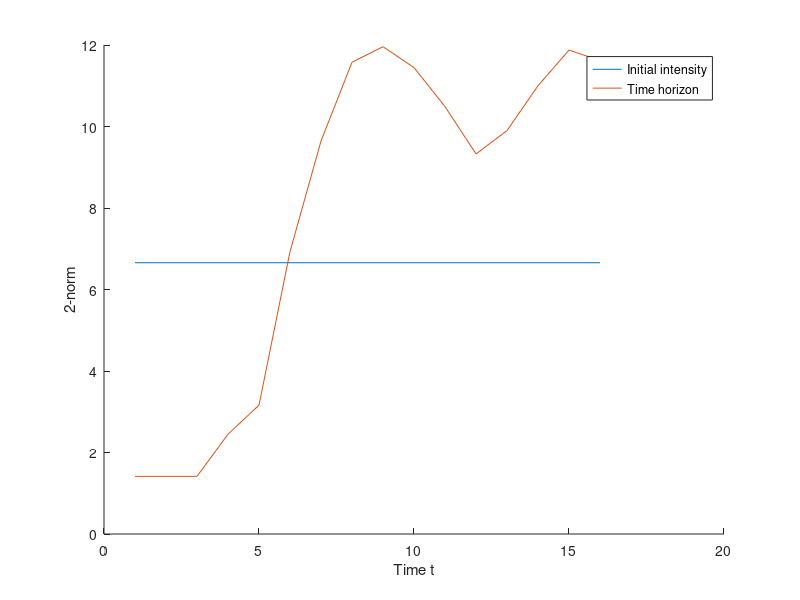

Source code (MATLAB): (Note: this script raises an error after producing the figure.)
% Main function.
function CVX_regression_circular
    % Set the random seed.
    rng('default');
    % Memory depth.
    d = 3;
    % The length of the time horizon is d*periods+1.
    periods = 4;
    % Dimensions of 2-D space at any time instance.
    row = 7;
    col = row;
    % Norm for regularization (1-lasso, 2-ridge).
    reg = 1;
    % Lists for plotting
    error_log_l1 = [];
    error_lin_l1 = [];
    zer_log = [];
    zer_lin = [];
    theta_norm_log = [];
    theta_norm_lin = [];
    all_lambda = [];
    
    % Determine density.
    density = 0.05;
    % Generating Bernouilli time series of N time instances and L locations.
    [time_horizon, N, L, true_theta, true_b] = generate_series(row, col, d, periods, density);
        
    % Trying multiple lasso hyper-parameter values.
    for lambda = 0:0.000000025:0.000000075
        % LGR+LASSO : Logistic regression with lasso.
        [theta, b] = logistic(time_horizon, N, L, d, 1, lambda);
        % Generate a prediction and compare with groud truth.
        [err_log_l1, z_log, b_n_log] = predict(time_horizon((N-d)+1:N,:), time_horizon(N+1,:), L, d, true_theta, theta, b, row, col, @sigmoid, false);
        zer_log = [zer_log z_log];
        error_log_l1 = [error_log_l1 err_log_l1];
        theta_norm_log = [theta_norm_log b_n_log];
        
        % LNR+LASSO : Linear regression with lasso.
        [theta, b] = linear(time_horizon, N, L, d, 1, lambda);
        % Generate a prediction and compare with groud truth.
        [err_lin_l1, z_lin, b_n_lin] = predict(time_horizon((N-d)+1:N,:), time_horizon(N+1,:), L, d, true_theta, theta, b, row, col, @identity, false);
        zer_lin = [zer_lin z_lin];
        error_lin_l1 = [error_lin_l1 err_lin_l1];
        theta_norm_lin = [theta_norm_lin b_n_lin];
        
        all_lambda = [all_lambda lambda];
    end
    
    % Plotting.
    figure(2);
    hold on;
    plot(all_lambda, zer_log);
    plot(all_lambda, zer_lin);
    xlabel('Reguralization hyper-parameter \lambda');
    ylabel('Null values in \theta');
    legend('Log-regression + L1','Linear-regression + L1');
    saveas(gcf, 'null_values', 'png');
    hold off;
    figure(3);
    hold on;
    plot(all_lambda, error_log_l1);
    plot(all_lambda, error_lin_l1);
    xlabel('Reguralization hyper-parameter \lambda');
    ylabel('Prediction error at t+1');
    legend('Log-regression + L1','Linear-regression + L1');
    saveas(gcf, 'error', 'png');
    hold off;
    figure(4);
    hold on;
    plot(all_lambda, theta_norm_log);
    plot(all_lambda, theta_norm_lin);
    xlabel('Reguralization hyper-parameter \lambda');
    ylabel('2-norm of \theta - \theta^*');
    legend('Log-regression + L1','Linear-regression + L1');
    saveas(gcf, 'distance', 'png');
    hold off;
end

% Maximum likelihood estimation.
function [theta, init_intens] = logistic(time_horizon, N, L, d, reg, lambda)
        cvx_begin
            variable theta(d*L);
            variable init_intens(L);
            obj = 0;
            for s = d:N
                X = time_horizon((s-d+1):s,:);
                X = reshape(X.',1,[]);
                % For each location in the 2-D grid.
                for l = 1:L
                    y = time_horizon(s+1,l);
                    b = init_intens(l);
                    % Log-likelihood with L1 penalty.
                    obj = obj + (y*(dot(X,theta)+b) - log(1+exp(dot(X,theta)+b))) - lambda * norm(theta,reg);
                end
            end
            maximize(obj);
        cvx_end
        % Transform small values of theta to 0s.
        theta(theta>-0.0001 & theta<0.0001) = 0;
end

% Least-squares estimation.
function [theta, init_intens] = linear(time_horizon, N, L, d, reg, lambda)
        cvx_begin
            variable theta(d*L);
            variable init_intens(L);
            obj = 0;
            for s = d:N
                X = time_horizon((s-d+1):s,:);
                X = reshape(X.',1,[]);
                % For each location in the 2-D grid.
                for l = 1:L
                    y = time_horizon(s+1,l);
                    b = init_intens(l);
                    % Distance.
                    obj = obj + norm(y-(dot(X,theta)+b))/2 + lambda * norm(theta,reg);
                end
            end
            minimize(obj);
        cvx_end
        % Transform small values of theta to 0s.
        theta(theta>-0.0001 & theta<0.0001) = 0;
end

% Prediction for time series of 2-D Bernouilli events.
function [err, zer, dist] = predict(X, y, L, d, true_theta, theta, b, rows, columns, activation, heatmap)
    if ~exist('heatmap','var')
        heatmap = false; end
    X = reshape(X.',1,[]);
    y = reshape(y.',1,[]);
    prediction = normrnd(0,1,1,L);
    obj = 0;
    norm1 = 0;
    zer = 0;
    for l = 1:L
        prediction(l) = activation(b(l) + dot(X, theta));
        obj = obj + (y(l)*(dot(X,theta)+b(l)) - log(1+exp(dot(X,theta)+(l))));
    end
    zer = zer + sum(theta==0);
    % Error of the prediction.
    err = immse(y,prediction);
    % 2-norm of the difference btween estimated theta and true theta.
    dist = norm((true_theta-theta),2);
    % Null values in the estimated theta.
    zer = zer/(d*L*L);
    fprintf('%s %d %s %d %s %d %s %d %s %d\n', 'Prediction error:', err, 'distance between estimation and true parameters:', dist, 'zero values:', zer, 'likelihood:', obj, 'l1 norm:', norm1);
    fprintf('%s\n', 'First values of estimated theta:');
    disp(theta(1:3));
    fprintf('%s\n', 'First values of true theta:');
    disp(true_theta(1:3));
    % Plot the ground truth and prediction heatmaps.
    if heatmap == true
        y = reshape(y,rows,columns);
        colormap('hot');
        imagesc(y);
        colorbar;
        fig1 = gcf;
        saveas(fig1,'ground_truth','png');
        prediction = reshape(prediction,rows,columns);
        colormap('hot');
        imagesc(prediction);
        colorbar;
        fig2 = gcf;
        saveas(fig2,'prediction','png');
    end
end

% Log-it activation function.
function y = sigmoid(x)
    y = 1/(1+exp(-x));
end

% Identity activation function.
function y = identity(x)
    y = x;
end

% Binary log-it activation function.
function y = binary_sigmoid(x)
    if (1/(1+exp(-x))) >= 0.5
        y = 1;
    else
        y = 0;
    end
end

% Generate time series with d*periods+1 time steps,
% where the value at time t is an L_rows*L_columns
% binary matrix of specified density.
function [time_horizon, N, L, theta, b] = generate_series(L_rows, L_columns, d, periods, density)
    % Number of locations.
    L = L_rows*L_columns;
    % Creating random events with some density over an n by m grid.
    N = d + d*periods;
    % For plotting.
    norm_X = zeros(1,N+1);
    % Initialiazing the time horizon.
    time_horizon = zeros(N,L);
    % Create a random Bernoulli process grid at the initial time strech.
    for s = (1:d)
        x = sprand(L, 1, density);
        x(x>0) = 1;
        norm_X(s) = norm(x,2);
        for l = 1:L
            time_horizon(s,:) = x;
        end
    end
    % Initialising the sparse true parameter vector and the initial probability.
    %theta = normrnd(0, 1, L, d*L);
    theta = sprandn(1, d*L, density);
    fprintf('%s\n %d\n', 'Part of non-zero values in the true parameter vector:', nnz(theta)/(d*L));
    fprintf('%s\n', 'First values of the parameter vector:');
    disp(theta(1:2*d));
    b = normrnd(0, 1, 1, L);
    % Generate time series.
    for s = (d+1):(N+1)
        % Predictor X of dimension d*L.
        X = time_horizon((s-d):(s-1),:);
        X = reshape(X.',1,[]);
        norm_X(1,s) = norm(X,2);
        for l = 1:L
            % Train data.
            if s ~= (N+1)
                time_horizon(s,l) = binary_sigmoid(b(l) + dot(X, theta));
            % Test data.
            else
                time_horizon(s,l) = binary_sigmoid(b(l) + dot(X, theta));
            end
        end
    end
    fprintf('%s\n %d\n', 'Part of non-zero values in the time horizon:', nnz(time_horizon)/(N*L));
    fprintf('%s\n', 'Last values of the time horizon:');
    disp(time_horizon(N-2*d:N,L-8:L));
    % Plotting
    time = 1:(N+1);
    norm_b = repelem(norm(b,2), N+1);
    figure(1);
    hold on;
    plot(time, norm_b);
    plot(time, norm_X);
    xlabel('Time t');
    ylabel('2-norm');
    legend('Initial intensity','Time horizon');
    saveas(gcf, 'time_horizon_vs_initial_intensities', 'png');
    hold off;
end